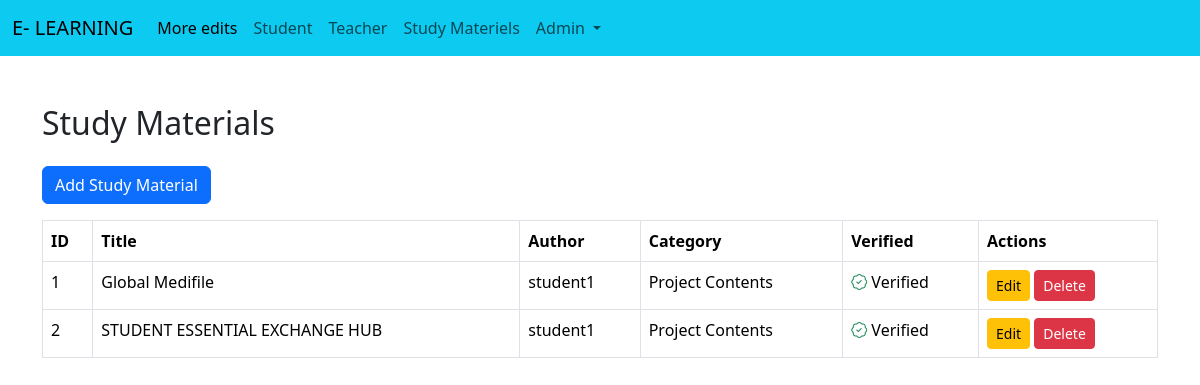
The app's page /study_materials_admin with its own data.
### study/models.py (models this page shows, shortened)
class StudyMaterials(models.Model):
    user = models.ForeignKey(User,on_delete=models.CASCADE, related_name='study_materials')
    title = models.CharField(max_length=100)
    course = models.CharField(max_length=255, choices=(('B.Tech', 'B.Tech'),
                                                       ('M.Tech', 'M.Tech'),
                                                        ('MCA', 'MCA'),
                                                        ("BCA","BCA"),
                                                          ('MBA', 'MBA'),
                                                          ('BBA', 'BBA'),
                                                        ('B.Sc', 'B.Sc'),
                                                                ('M.Sc', 'M.Sc'),
                                                                ('B.Com', 'B.Com'),
                                                                ('M.Com', 'M.Com'),
                                                                ('B.A', 'B.A'),
                                                                ('M.A', 'M.A'),("Others","Others")))
    stream = models.CharField(max_length=100,choices=(('Civil', 'Civil'), ('Taxation', 'Taxation'),('AI', 'AI'), ('General', 'General'), ('Mechanical', 'Mechanical'), ('Electrical', 'Electrical'), ('Computer Science', 'Computer Science'), ('Electronics', 'Electronics'), ('Chemical', 'Chemical'), ('Biotechnology', 'Biotechnology'),("Others","Others"))
                )
    category = models.CharField(choices=(("Assignment","Assignment"),("Notes","Notes"),("Others","Others"),("Project Contents","Project Contents")),max_length=100)
    description = RichTextField(null=True, blank=True)
    file = models.FileField(upload_to='study_materials')
    date = models.DateTimeField(auto_now_add=True)
    verified = models.BooleanField(default=False)

### study/views.py (the view)
# urls.py: path("study_materials_admin",views.study_materials_admin,name="study_materials_admin"),
def study_materials_admin(request):
    materials = StudyMaterials.objects.all()
    context = {"materials": materials}
    return render(request, "study_materials_admin.html", context)

### templates/study_materials_admin.html
{% extends 'adminindex.html' %}
{% block admin %}
<div class="container mt-5">
    <h2 class="mb-4">Study Materials</h2>
    <button type="button" class="btn btn-primary mb-3" data-toggle="modal" data-target="#addMaterialModal">
        Add Study Material
    </button>
    <table class="table table-bordered">
        <thead class="thead-dark">
            <tr>
                <th>ID</th>
                <th>Title</th>
                <th>Author</th>
                <th>Category</th>
                <th>Verified</th>
                <th>Actions</th>
            </tr>
        </thead>
        <tbody>
            {% for items in materials %}
            <tr>
                <td>{{forloop.counter}}</td>
                <td>{{items.title}}</td>
                <td>{{items.user}}</td>
                <td>{{items.category}}</td>
                <td>
                    {% if items.verified == True %}
                    <span class="text-success"><i class="bi bi-patch-check"></i></span> Verified
                    {% elif items.verified == False %}
                    <span class="text-warning"><i class="bi bi-ban"></i></span> Not Verified
                    {% endif %}
                </td>
                <td>
                    <a href="{%url 'update_material_admin' items.id %}" class="btn btn-warning btn-sm">Edit</a>
                    <button class="btn btn-danger btn-sm">Delete</button>
                </td>
            </tr>
            {% endfor %}
        </tbody>
    </table>
{% endblock %}

### records on screen
StudyMaterials: title "Global Medifile", user "student1", category "Project Contents", verified True (drawn)
StudyMaterials: title "STUDENT ESSENTIAL EXCHANGE HUB", user "student1", category "Project Contents", verified True (drawn)
